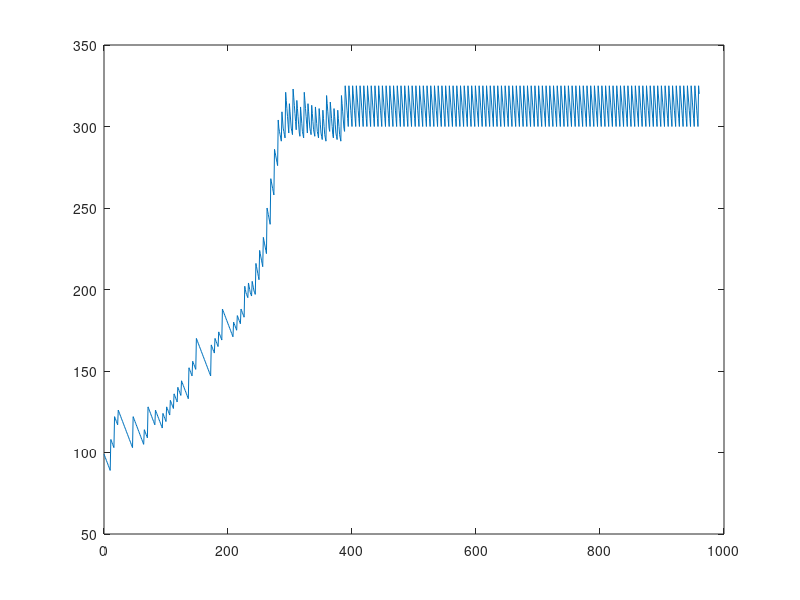

MATLAB code for this plot:
% SPDX-FileCopyrightText: 2021 20kdc <asdd2808@gmail.com>
% SPDX-FileCopyrightText: 2025 Aiden <28298836+Aidenkrz@users.noreply.github.com>
%
% SPDX-License-Identifier: MIT

# This is a script to be loaded into GNU Octave.

# - Notes -
# + Be sure to check all parameters are up to date with game before use.
# + The way things are tuned, only PA level 1 is stable on Saltern.
# A singularity timestep is one second.

# - Parameters -
# It's expected that you dynamically modify these if relevant to your scenario.
global pa_particle_energy_for_level_table pa_level pa_time_between_shots
pa_particle_energy_for_level_table = [10, 30, 60, 100]
# Note that level 0 is 1 here.
pa_level = 1
pa_time_between_shots = 6

# Horizontal size (interior tiles) of mapped singulo cage
global cage_area cage_pa1 cage_pa2 cage_pa3
#  __123__
# +---+---+
cage_area = 7
cage_pa1 = 2.5
cage_pa2 = 3.5
cage_pa3 = 4.5

global energy_drain_for_level_table
energy_drain_for_level_table = [1, 2, 5, 10, 15, 20]
function retval = level_for_energy (energy)
  retval = 1
  if energy >= 1500 retval = 6; return; endif
  if energy >= 1000 retval = 5; return; endif
  if energy >= 600 retval = 4; return; endif
  if energy >= 300 retval = 3; return; endif
  if energy >= 200 retval = 2; return; endif
endfunction
function retval = radius_for_level (level)
  retval = level - 0.5
endfunction

# - Simulator -

global singulo_shot_timer
singulo_shot_timer = 0

function retval = singulo_step (energy)
  global energy_drain_for_level_table
  global pa_particle_energy_for_level_table pa_level pa_time_between_shots
  global cage_area cage_pa1 cage_pa2 cage_pa3
  global singulo_shot_timer
  level = level_for_energy(energy)
  energy_drain = energy_drain_for_level_table(level)
  energy -= energy_drain
  singulo_shot_timer += 1
  if singulo_shot_timer == pa_time_between_shots
    energy_gain_per_hit = pa_particle_energy_for_level_table(pa_level)
    # This is the bit that's complicated: the area and probability calculation.
    # Rather than try to work it out, let's do things by simply trying it.
    # This is the area of the singulo.
    singulo_area = radius_for_level(level) * 2
    # This is therefore the area in which it can move.
    effective_area = max(0, cage_area - singulo_area)
    # Assume it's at some random position within the area it can move.
    # (This is the weak point of the maths. It's not as simple as this really.)
    singulo_lpos = (rand() * effective_area)
    singulo_rpos = singulo_lpos + singulo_area
    # Check each of 3 points.
    n = 0.5
    if singulo_lpos < (cage_pa1 + n) && singulo_rpos > (cage_pa1 - n)
      energy += energy_gain_per_hit
    endif
    if singulo_lpos < (cage_pa2 + n) && singulo_rpos > (cage_pa2 - n)
      energy += energy_gain_per_hit
    endif
    if singulo_lpos < (cage_pa3 + n) && singulo_rpos > (cage_pa3 - n)
      energy += energy_gain_per_hit
    endif
    singulo_shot_timer = 0
  endif
  retval = energy
endfunction

# - Scenario -

global scenario_energy
scenario_energy = 100

function retval = scenario (x)
  global scenario_energy
  sce = scenario_energy
  scenario_energy = singulo_step(sce)
  retval = scenario_energy
endfunction

# x is in seconds.
x = 0:1:960
plot(x, arrayfun(@scenario, x))
